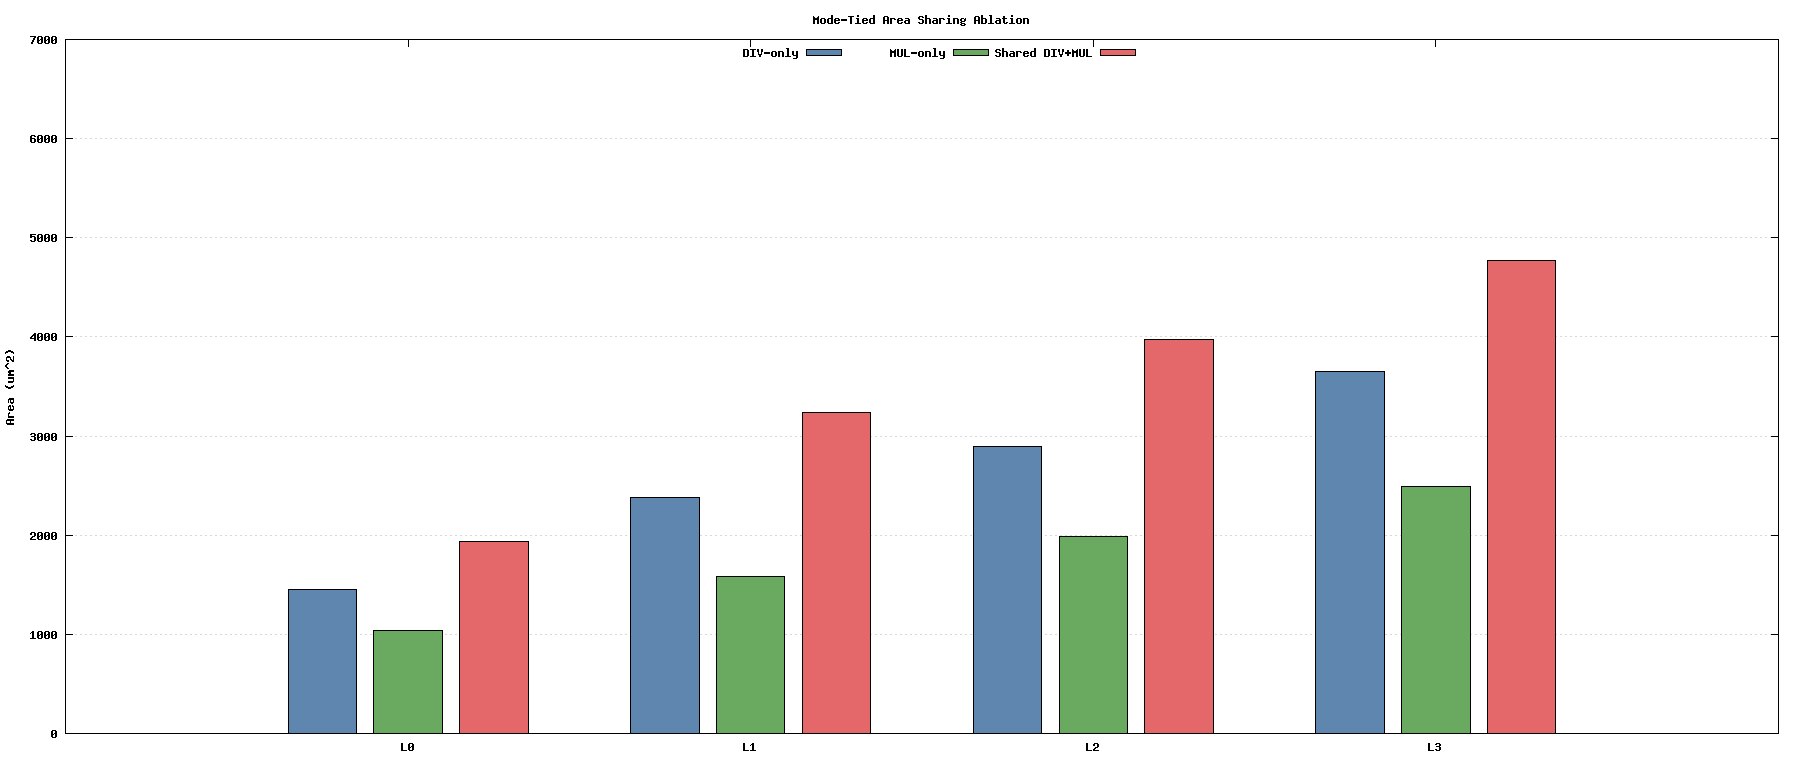

This chart was generated by the following gnuplot code:
set terminal png enhanced font "Helvetica,12" size 1800,760
set output "sharing_area.png"
set datafile separator ","
set style data histograms
set style histogram cluster gap 1
set style fill solid 0.9 border -1
set boxwidth 0.8
set key top center horizontal
set ylabel "Area (um^2)"
set yrange [0:7000]
set grid ytics lc rgb "#d8d8d8"
set xtics rotate by 0
set title "Mode-Tied Area Sharing Ablation"
plot "../../ppa_results/divmul_sharing_ablation_10ns.csv" every ::1 using 4:xtic(2) title "DIV-only" lc rgb "#4e79a7", \
     "../../ppa_results/divmul_sharing_ablation_10ns.csv" every ::1 using 7 title "MUL-only" lc rgb "#59a14f", \
     "../../ppa_results/divmul_sharing_ablation_10ns.csv" every ::1 using 11 title "Shared DIV+MUL" lc rgb "#e15759"
